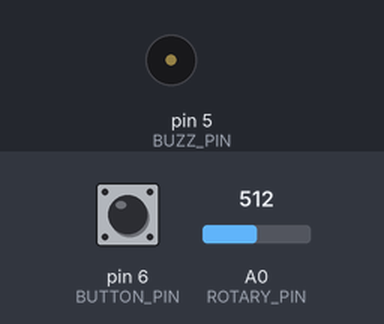
Bench run of a sketch on a simulated Arduino Uno, built with avr-gcc and run on an emulated ATmega328P. Shown: buzzer (waves = sounding). Inputs (shaded band) come from the test bench; at power-on: pin 6 (BUTTON_PIN) LOW, A0 (ROTARY_PIN) = 512.

Above: at 1.2 s.
1.3 s: pin 6 (BUTTON_PIN) pulled HIGH for 0.15 s
At 1.37 s:
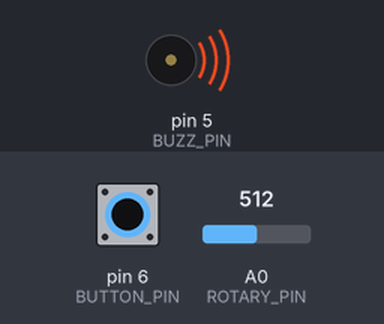
2.9 s: pin 6 (BUTTON_PIN) pulled HIGH for 3.2 s
At 6.9 s:
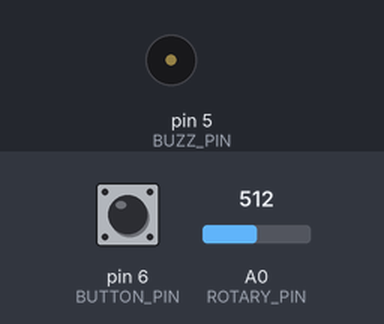
Timing chart, 0 to 8.4 s (numbered marks = the images above; inputs shaded):
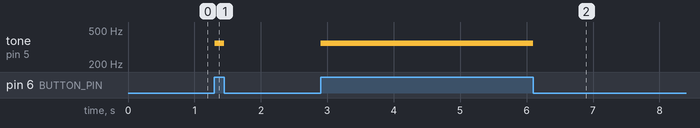

The sketch:

Simple_3_Octave_Guitar.ino
```cpp
#define BUZZ_PIN 5
#define BUTTON_PIN 6
#define ROTARY_PIN A0

// 3-octave range (C3 → B5)
int notes[] = {
  131, 139, 147, 156, 165, 175, 185, 196, 208, 220, 233, 247, // C3–B3
  262, 277, 294, 311, 330, 349, 370, 392, 415, 440, 466, 494, // C4–B4
  523, 554, 587, 622, 659, 698, 740, 784, 831, 880, 932, 988  // C5–B5
};

int numNotes = sizeof(notes) / sizeof(notes[0]);

int currentNoteIndex = 0;
int lastNoteIndex = -1;

void setup() {
  pinMode(BUZZ_PIN, OUTPUT);
  pinMode(BUTTON_PIN, INPUT);
}

void loop() {
  int rotaryValue = analogRead(ROTARY_PIN);
  int buttonState = digitalRead(BUTTON_PIN);

  // Map rotary to note range
  currentNoteIndex = map(rotaryValue, 0, 1023, 0, numNotes - 1);

  if (buttonState == HIGH) {
    if (currentNoteIndex != lastNoteIndex) {
      noTone(BUZZ_PIN);
      delay(5); // very brief pause to have a better distinction between notes
      tone(BUZZ_PIN, notes[currentNoteIndex]);
      lastNoteIndex = currentNoteIndex;
    }
  } else {
    noTone(BUZZ_PIN);
    lastNoteIndex = -1;
  }
}
```

Measured:
- after the input at 1.3 s, tone on pin 5 (BUZZ_PIN): silent → 349 Hz at once, → silent 0.15 s later
- after the input at 2.9 s, tone on pin 5 (BUZZ_PIN): silent → 349 Hz at once, → silent 3.2 s later
